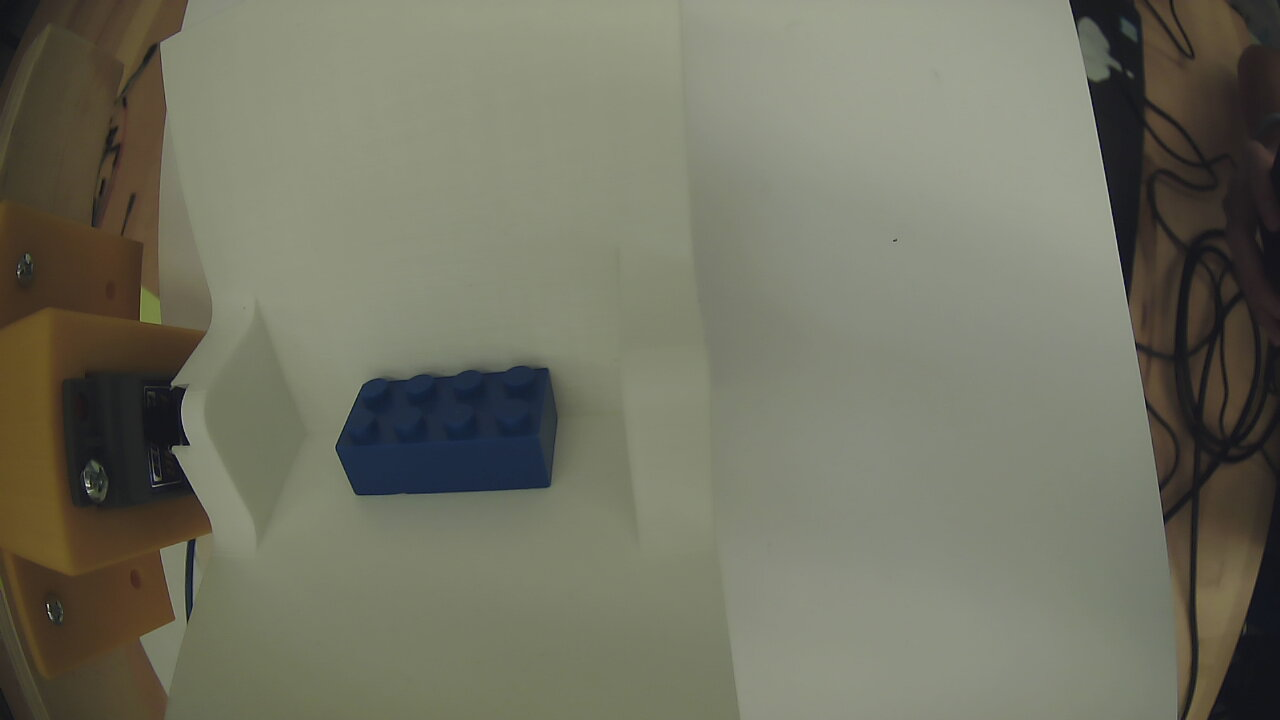
#> input picture test2_nolight.jpg, 1280 x 720 px
$ python savepictures.py
#> lines starting #> are read from the running program, lines starting #| are printed output that depends on the picture; after the words box and inside, x2 and y2 are one past the last pixel; in counts of white or black regions, pixels touching at a corner belong together
# based off of
# https://learndeltax.blogspot.com/2016/05/3d-object-detection-using-opencv-python.html

import cv2
import numpy as np

# Image with one lego on tip plate
image = cv2.imread("test2_nolight.jpg")
#> image is the input picture: shape (720, 1280, 3); mean B, G, R 98.2, 114.3, 114

# create window normal size
cv2.namedWindow("Original", cv2.WINDOW_NORMAL)
# show image in the window
cv2.imshow("Original", image)
cv2.imwrite("Original.jpg", image)


# convert to grayscale
gray = cv2.cvtColor(image,cv2.COLOR_RGB2GRAY)
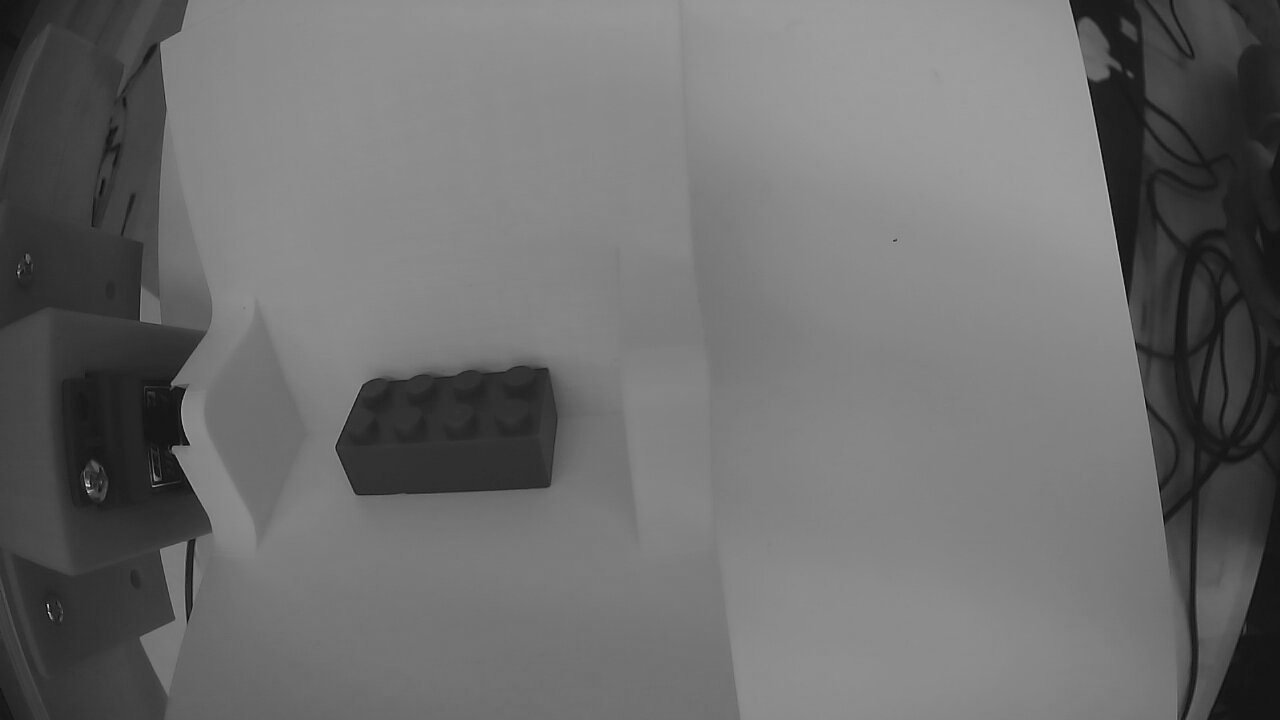
#> gray: shape (720, 1280); min 5, max 235, mean 109.3
# create window normal size
cv2.namedWindow("Grayscale", cv2.WINDOW_NORMAL)
# show image in the window
cv2.imshow("Grayscale", gray)
cv2.imwrite("Grayscale.jpg", gray)

# noise removal but keeps edges
# this filter is slower than most but it is very good at preserving edges
refined_image = cv2.bilateralFilter(gray,9,75,75)
# thresholding using THRESH_OTSU
# needs a bimodal image and finds a threshold inbetween the two peaks
# pixels are set to either black or wight depending on how they compare to the threshold
ret, threshold_image = cv2.threshold(refined_image,0,255,cv2.THRESH_OTSU)
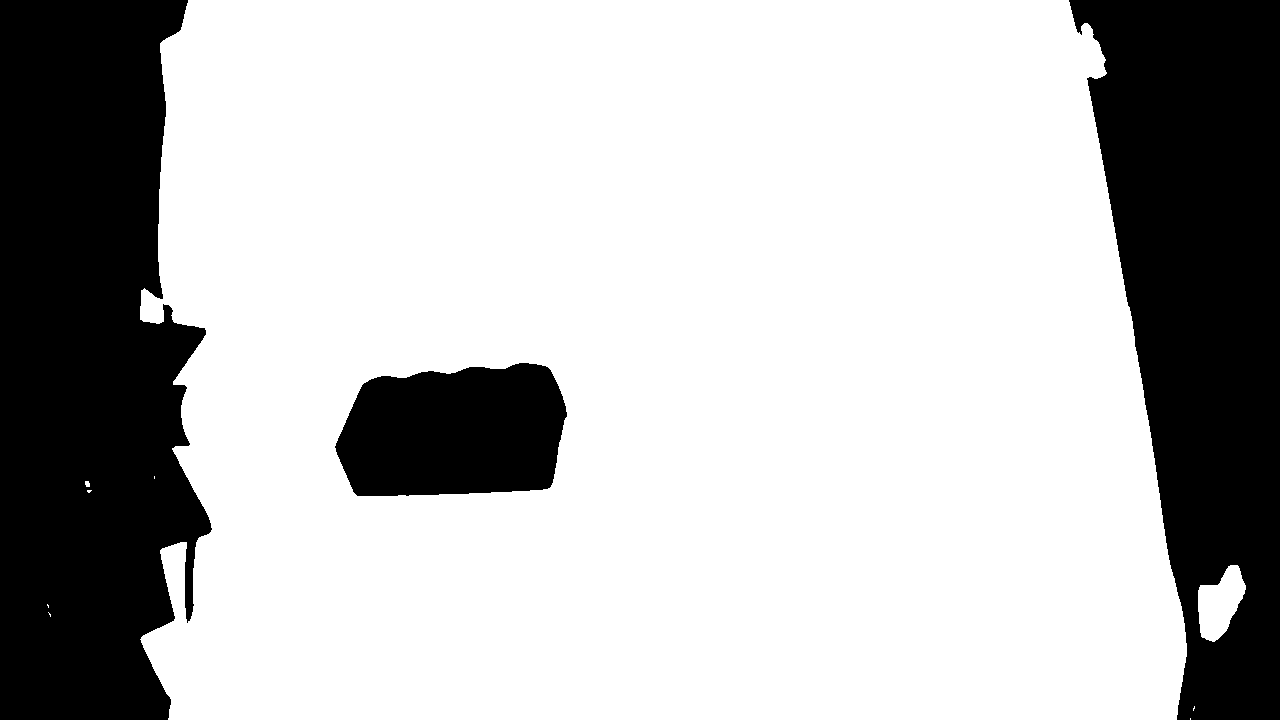
#> threshold_image: shape (720, 1280); 72.9% white; 3 black regions, box (x1, y1, x2, y2) and area: (0, 0, 212, 720) 123458, (1069, 0, 1280, 720) 100542, (335, 363, 567, 496) 25750
#> ret = 90
# create window normal size
cv2.namedWindow("Threshold", cv2.WINDOW_NORMAL)
# show image in the window
cv2.imshow("Threshold", threshold_image)
cv2.imwrite("Threshold.jpg", threshold_image)


# Canny Edge detection
canny_edge_detection = cv2.Canny(threshold_image, 250, 255)
#> canny_edge_detection: shape (720, 1280); 0.3% white in thin lines or dots
# kernal for dilation, 3x3
kernel = np.ones((3,3), np.uint8)
dilated_image = cv2.dilate(canny_edge_detection,kernel, iterations=1)
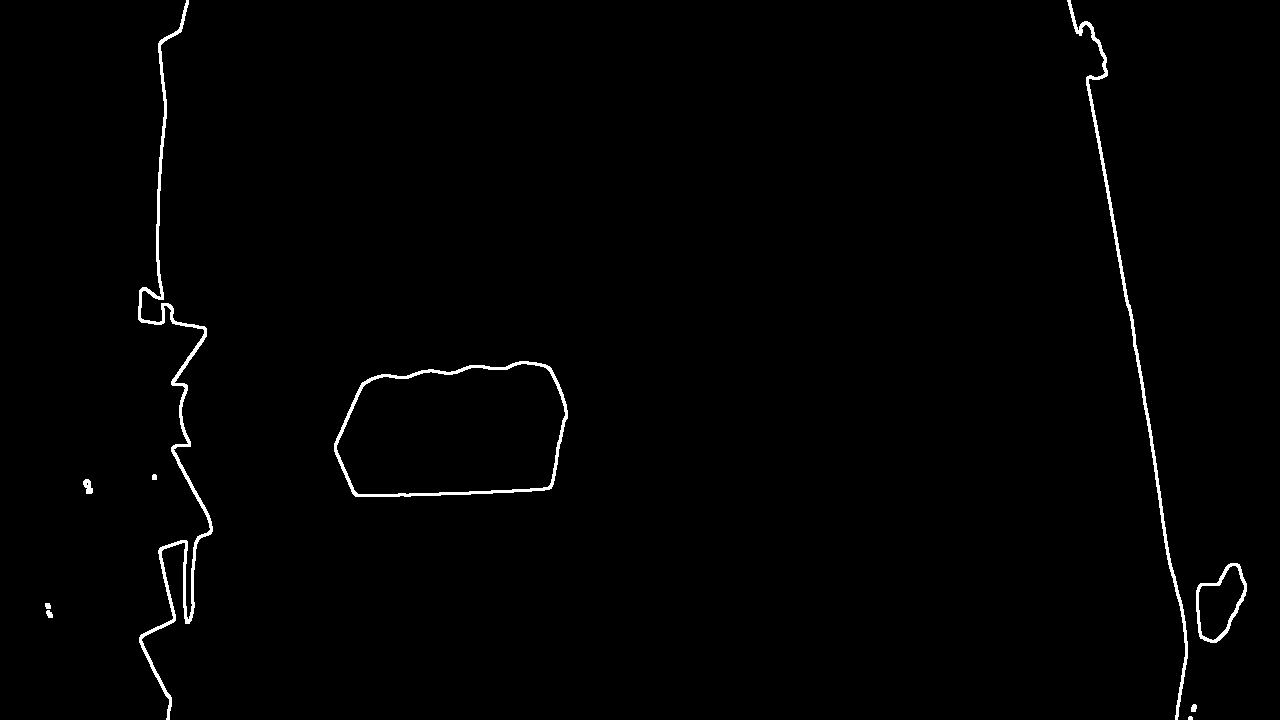
#> dilated_image: shape (720, 1280); 1% white; 10 white regions (1 under 20 px)
# create window normal size
cv2.namedWindow("Dilated", cv2.WINDOW_NORMAL)
# show image in the window
cv2.imshow("Dilated", dilated_image)
cv2.imwrite("Dilated.jpg", dilated_image)

# find the contours
contours,h = cv2.findContours(dilated_image,cv2.RETR_EXTERNAL, cv2.CHAIN_APPROX_SIMPLE)[:2]
#> contours = 10 contours, 2 with area under 20; largest, box (x1, y1, x2, y2) and area: (334, 361, 568, 497) 26448, (138, 0, 213, 720) 2728, (1196, 563, 1247, 643) 2600, (1067, 0, 1188, 720) 1850, (83, 479, 93, 494) 82, (46, 610, 53, 618) 30, (1191, 704, 1197, 712) 29, (45, 603, 51, 609) 22; h = [[1, -1, -1, -1], [2, 0, -1, -1], [3, 1, -1, -1], [4, 2, -1, -1], [5, 3, -1, -1], [6, 4, -1, -1], [7, 5, -1, -1], [8, 6, -1, -1], [9, 7, -1, -1], [-1, 8, -1, -1]]
# sorted contours to get largest
c = sorted(contours, key=cv2.contourArea, reverse=True)[:1]
#> c = 1 contour; box (x1, y1, x2, y2) and area: (334, 361, 568, 497) 26448
# draw the largest contour
cv2.drawContours(image, c, -1, (0,255,0), 3)
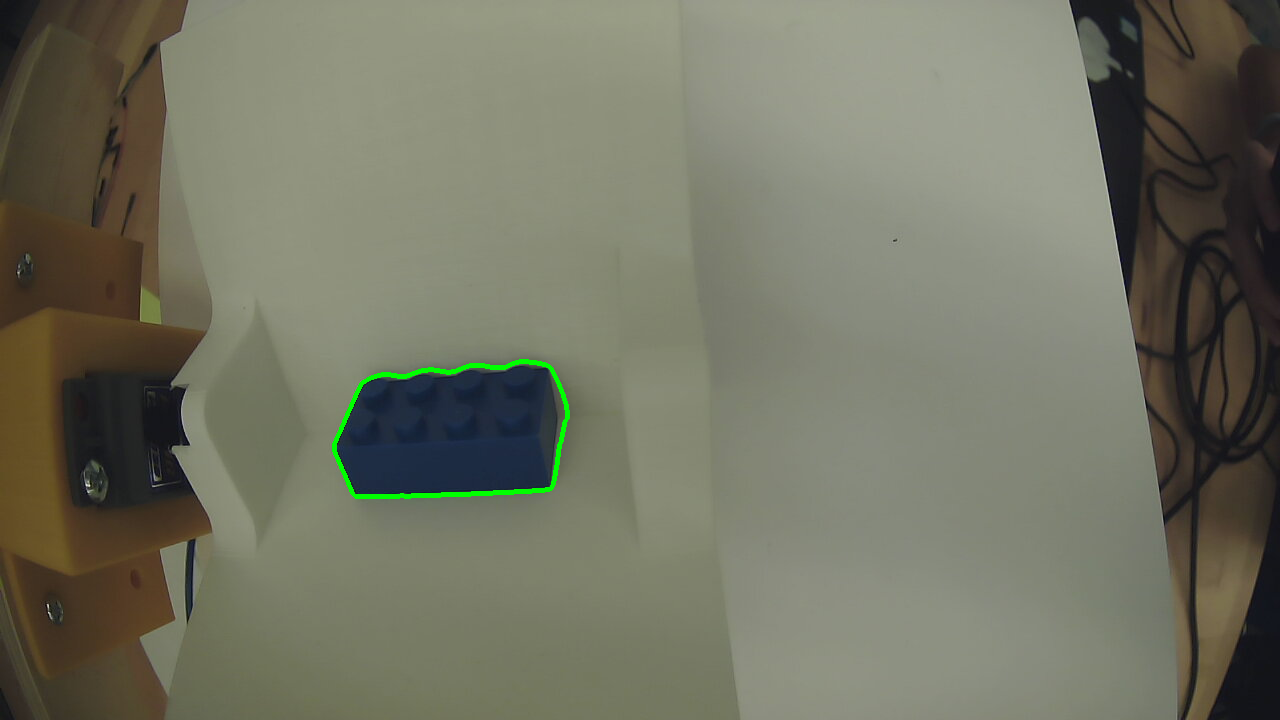
#> image: shape (720, 1280, 3); 0.34% of pixels changed, all inside (x1, y1, x2, y2) = (332, 359, 570, 499)
# create window normal size
cv2.namedWindow("Contour", cv2.WINDOW_NORMAL)
# show image in the window
cv2.imshow("Contour", image)
cv2.imwrite("Contour.jpg", image)

# area in contour
area = cv2.contourArea(c[0])
#> area = 26448.5


cv2.waitKey()
